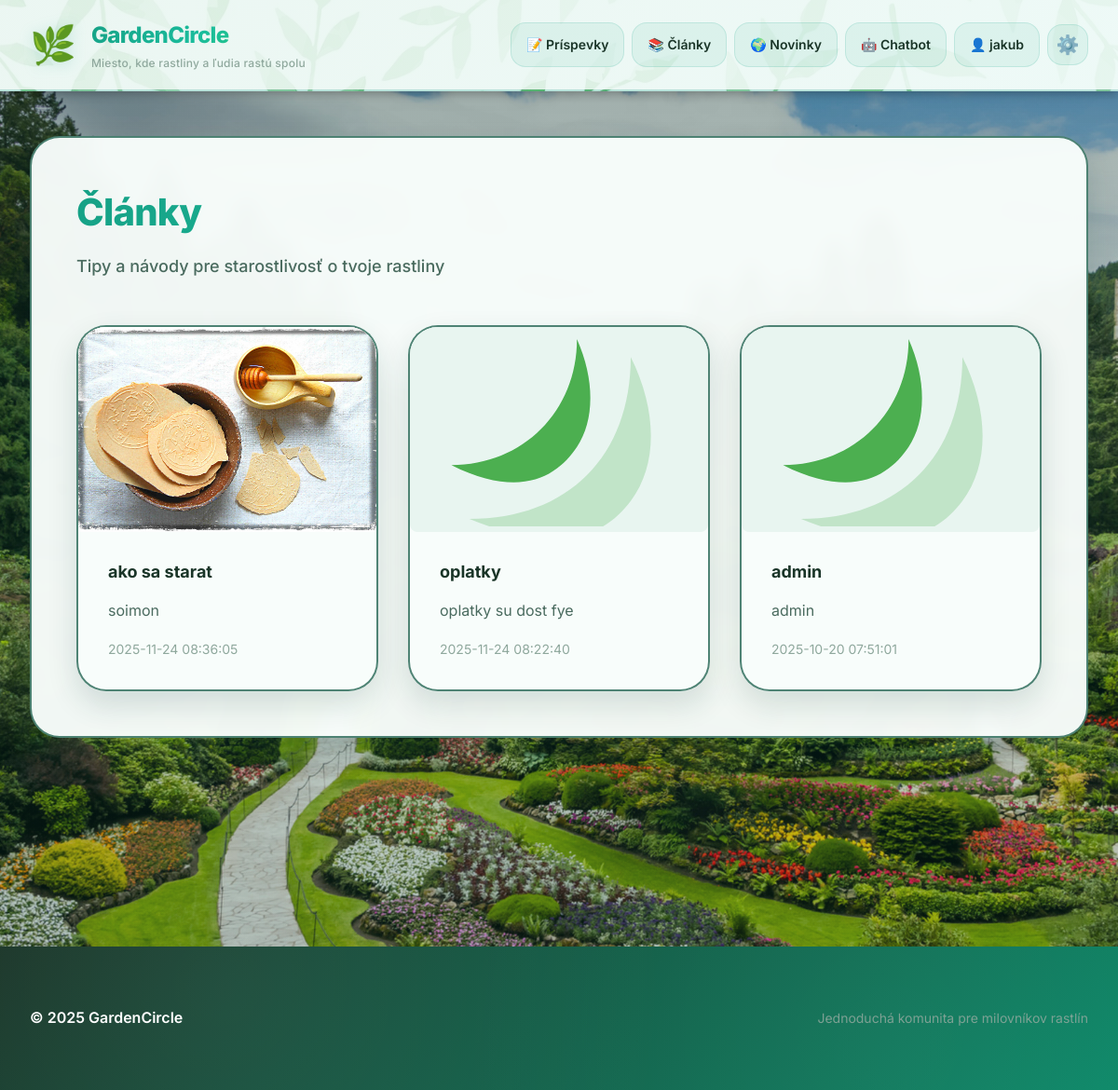
The page /articles (signed in) on the database its author committed.
### tables this page shows
CREATE TABLE users (
            id INTEGER PRIMARY KEY AUTOINCREMENT,
            username TEXT UNIQUE NOT NULL,
            email TEXT UNIQUE NOT NULL,
            password_hash TEXT NOT NULL,
            bio TEXT DEFAULT '',
            profile_image TEXT,
            created_at TIMESTAMP NOT NULL DEFAULT (datetime('now'))
        , is_admin BOOLEAN DEFAULT 0);

CREATE TABLE articles (
            id INTEGER PRIMARY KEY AUTOINCREMENT,
            title TEXT NOT NULL,
            content TEXT NOT NULL,
            image_path TEXT,
            created_at TIMESTAMP NOT NULL DEFAULT (datetime('now'))
        );

### backend/routes.py (the view)
    @app.route("/articles")
    @login_required
    def articles():
        db = get_db()
        rows = db.execute("SELECT id, title, content, image_path, created_at FROM articles ORDER BY created_at DESC").fetchall()
        items = [{"id":r[0],"title":r[1],"content":r[2],"image_path":r[3],"created_at":r[4]} for r in rows]
        return render_template("articles.html", items=items)

### backend/database.py (called while the page is built)
def get_db():
    db = getattr(g, "_database", None)
    if db is None:
        os.makedirs(os.path.dirname(DB_PATH), exist_ok=True)
        db = g._database = sqlite3.connect(DB_PATH)
        db.row_factory = sqlite3.Row
    return db

### backend/routes.py (called while the page is built)
@login_manager.user_loader
def load_user(user_id):
    return User.get_by_id(user_id)

### backend/user.py (called while the page is built)
    @staticmethod
    def get_by_id(user_id):
        db = get_db()
        row = db.execute(
            "SELECT id, username, email, password_hash, bio, profile_image, created_at, COALESCE(is_admin, 0) as is_admin FROM users WHERE id = ?",
            (user_id,)
        ).fetchone()
        if row:
            return User(row[0], row[1], row[2], row[3], row[4], row[5], row[6], row[7])
        return None

### templates/articles.html (shortened to what this page needs)
{% extends 'base.html' %}
{% block content %}
  <section class="card">
    <header class="section-header">
      <h2>Články</h2>
      <p class="muted">Tipy a návody pre starostlivosť o tvoje rastliny</p>
    </header>
    <div class="articles-grid">
      {% for a in items %}
        {% set img_src = a.image_path %}
        {% set resolved_src = None %}
        {% if img_src %}
          {% if img_src.startswith('http') %}
            {% set resolved_src = img_src %}
          {% elif img_src.startswith('/static/') %}
            {% set resolved_src = img_src %}
          {% else %}
            {% set resolved_src = url_for('static', filename=img_src) %}
          {% endif %}
        {% endif %}
        <article class="article-card fade-in">
          <a href="{{ url_for('article_detail', article_id=a.id) }}" class="article-card-link" aria-label="Článok {{ a.title }}">
            {% if resolved_src %}
              <img src="{{ resolved_src }}" alt="{{ a.title }}" loading="lazy">
            {% else %}
              <img src="{{ url_for('static', filename='img/leaf.svg') }}" alt="{{ a.title }}" loading="lazy" style="background: var(--surface); border-radius: .5rem; padding: .35rem;">
            {% endif %}
            <div class="content">
              <h3>{{ a.title }}</h3>
              <p>{{ a.content[:150] }}{% if a.content|length > 150 %}&hellip;{% endif %}</p>
              <small class="muted">{{ a.created_at }}</small>
            </div>
          </a>
        </article>
      {% else %}
        <div class="text-center" style="grid-column: 1 / -1; padding: var(--space-2xl);">
          <p class="muted" style="font-size: var(--font-size-lg);">Zatiaľ žiadne články</p>
          <p class="muted">Skúste to neskôr znova</p>
        </div>
      {% endfor %}
    </div>
  </section>
{% endblock %}

### templates/base.html (shortened to what this page needs)
<!DOCTYPE html>
<html lang="sk">
<head>
  <link rel="stylesheet" href="{{ url_for('static', filename='css/style.css') }}">
</head>
<body class="{% block body_class %}{% endblock %}">
  <header class="site-header">
    <div class="container header-inner">
      <a class="brand" href="{{ url_for('home') }}">
        <span class="logo" aria-hidden="true">🌿</span>
        <div>
          <h1>GardenCircle</h1>
          <p class="tagline">Miesto, kde rastliny a ľudia rastú spolu</p>
        </div>
      </a>
      <nav class="main-nav" aria-label="Hlavná navigácia">
        {% if current_user.is_authenticated %}
          <a href="{{ url_for('posts_page') }}">📝 Príspevky</a>
          <a href="{{ url_for('articles') }}">📚 Články</a>
          <a href="{{ url_for('news') }}">🌍 Novinky</a>
          <a href="{{ url_for('chatbot_placeholder') }}">🤖 Chatbot</a>
          <a href="{{ url_for('user_profile', username=current_user.username) }}">👤 {{ current_user.username }}</a>
        {% else %}
          <a href="{{ url_for('login') }}">🔑 Prihlásiť</a>
          <a href="{{ url_for('register') }}">✨ Registrácia</a>
        {% endif %}
        {% if current_user.is_authenticated %}
        <a href="{{ url_for('settings') }}" class="menu-toggle" aria-label="Nastavenia">
          <span class="menu-icon">⚙️</span>
        </a>
        {% endif %}
      </nav>
    </div>
  </header>
  <main class="container">
    {% block content %}{% endblock %}
  </main>
  <footer class="site-footer">
    <div class="container footer-inner">
      <small>© 2025 GardenCircle</small>
      <span class="muted">Jednoduchá komunita pre milovníkov rastlín</span>
    </div>
  </footer>
</body>
</html>

### rows shown on the page
users: username "jakub"
articles: title "ako sa starat", content "soimon", created_at "2025-11-24 08:36:05"
articles: title "oplatky", content "oplatky su dost fye", created_at "2025-11-24 08:22:40"
articles: title "admin", content "admin", created_at "2025-10-20 07:51:01"
